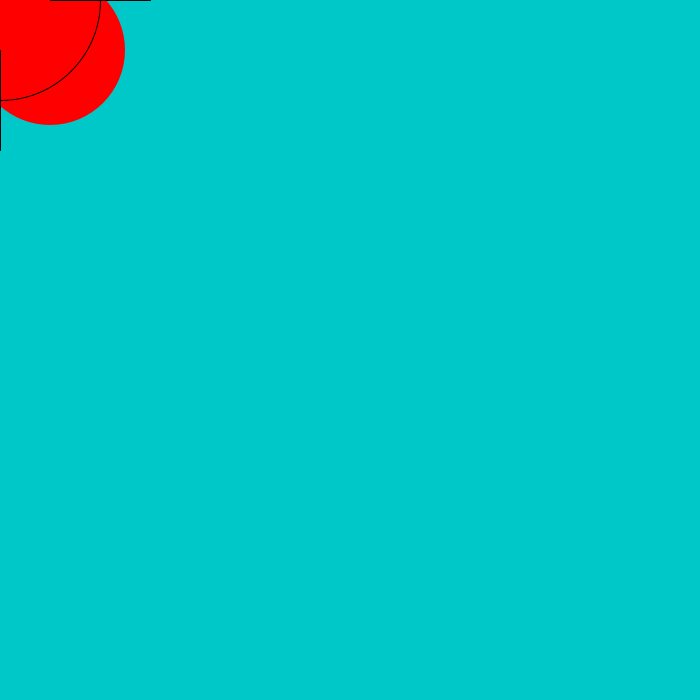
Frame 1 (no input)
Frame 60 (the mouse pressed at the canvas centre just before this capture): identical to frame 1, image omitted
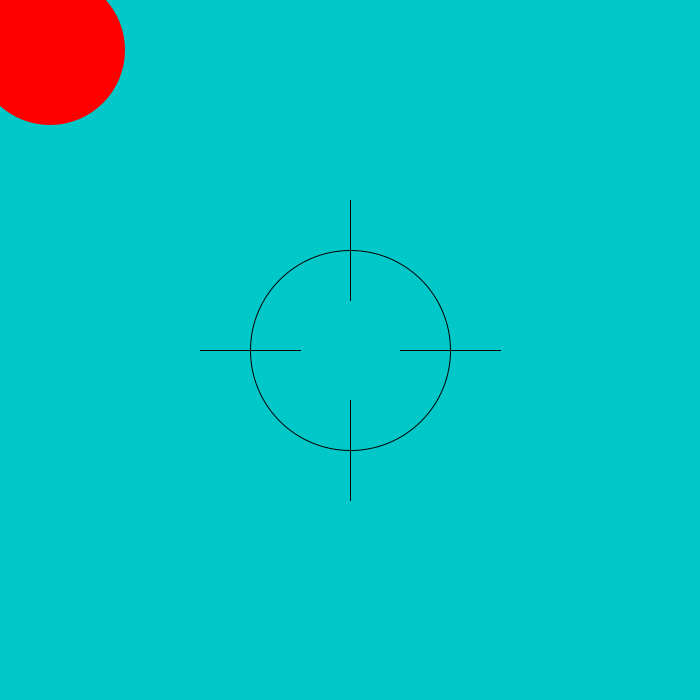
Frame 120 (the mouse held since frame 60 and released just before this capture)

The Processing sketch that drew these frames (run headless with seeded random() and noise(); from frame 60 on, the mouse is pressed at the canvas centre):

// Processing sketch: hoge3
// ── hoge3.pde
void setup() {
  size(700,700);
  noCursor();
  frameRate(20);

 }

void drawStar(float x, float y, int r, int prickleNum) {  // https://qiita.com/reona396/items/5fa4babc8243c4ed4914 より引用
  int vertexNum = prickleNum*2;
  int R;
  int outR = r;
  int inR = outR/2;

  pushMatrix();
  translate(x, y);
  rotate(radians(-90));
  beginShape();
  for (int i = 0; i < vertexNum; i++) {
    if (i%2 == 0) {
      R = outR;
    } else {
      R = inR;
    }
    vertex(R*cos(radians(360*i/vertexNum)), R*sin(radians(360*i/vertexNum)));
  }
  endShape(CLOSE);
  popMatrix();
}


boolean circleButton(float x, float y, float radius, color pressedColor, color releasedColor, String pressedText, String releasedText, int size){ // https://github.com/void-hoge/button より引用
  ellipseMode(CENTER);
  textAlign(CENTER);
  textSize(size);
  noStroke();
  if (mousePressed&&(dist(mouseX, mouseY, x, y)<radius)){
    fill(pressedColor);
    ellipse(x, y, radius, radius);
    fill(0);
    text(pressedText, x, y);
    return true;
  }else{
    fill(releasedColor);
    ellipse(x, y, radius, radius);
    fill(0);
    text(releasedText, x, y);
    return false;
  }
}




float x = width/2;
float y = height/2;
int tokutenn = 0;

void draw() {
  background( 0, 200, 200);
  int ms = millis()/1000;
  println(ms);

  if (circleButton(x, y, 150, color(255,0,0), color(255,0,0), "", "", 150)==true) {

      tokutenn = tokutenn + 100;
      fill(255,0,0);
      stroke(200, 0, 0);
      drawStar( x, y, 200, 6);


   x = random(0,width);
   y = random(0,height);
  }

  stroke(0);
  fill( 0, 0, 0, 0 );
  ellipse(mouseX , mouseY, 200, 200);
  line(mouseX + 50, mouseY, mouseX + 150, mouseY);
  line(mouseX - 50, mouseY, mouseX - 150, mouseY);
  line(mouseX, mouseY + 50, mouseX, mouseY + 150);
  line(mouseX, mouseY - 50, mouseX, mouseY - 150);

  if (ms==20){
    println(tokutenn);
    noLoop();
  }

}
